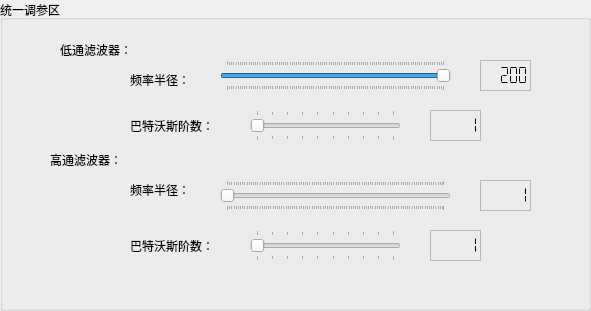
              <widget class="QGroupBox" name="groupBox_3">
               <property name="minimumSize">
                <size>
                 <width>591</width>
                 <height>311</height>
                </size>
               </property>
               <property name="title">
                <string>统一调参区</string>
               </property>
               <widget class="QSlider" name="SL_34">
                <property name="geometry">
                 <rect>
                  <x>250</x>
                  <y>230</y>
                  <width>151</width>
                  <height>31</height>
                 </rect>
                </property>
                <property name="sizePolicy">
                 <sizepolicy hsizetype="Preferred" vsizetype="Preferred">
                  <horstretch>0</horstretch>
                  <verstretch>0</verstretch>
                 </sizepolicy>
                </property>
                <property name="cursor">
                 <cursorShape>UpArrowCursor</cursorShape>
                </property>
                <property name="minimum">
                 <number>1</number>
                </property>
                <property name="maximum">
                 <number>10</number>
                </property>
                <property name="sliderPosition">
                 <number>1</number>
                </property>
                <property name="orientation">
                 <enum>Qt::Horizontal</enum>
                </property>
                <property name="tickPosition">
                 <enum>QSlider::TicksBothSides</enum>
                </property>
                <property name="tickInterval">
                 <number>1</number>
                </property>
               </widget>
               <widget class="QLabel" name="LB_7">
                <property name="geometry">
                 <rect>
                  <x>130</x>
                  <y>180</y>
                  <width>81</width>
                  <height>20</height>
                 </rect>
                </property>
                <property name="sizePolicy">
                 <sizepolicy hsizetype="Preferred" vsizetype="Preferred">
                  <horstretch>0</horstretch>
                  <verstretch>0</verstretch>
                 </sizepolicy>
                </property>
                <property name="minimumSize">
                 <size>
                  <width>45</width>
                  <height>16</height>
                 </size>
                </property>
                <property name="text">
                 <string>频率半径：</string>
                </property>
               </widget>
               <widget class="QLCDNumber" name="LC_34">
                <property name="geometry">
                 <rect>
                  <x>430</x>
                  <y>230</y>
                  <width>51</width>
                  <height>31</height>
                 </rect>
                </property>
                <property name="font">
                 <font>
                  <pointsize>20</pointsize>
                  <weight>75</weight>
                  <bold>true</bold>
                 </font>
                </property>
                <property name="styleSheet">
                 <string notr="true">color: rgb(0, 0, 0);</string>
                </property>
                <property name="frameShape">
                 <enum>QFrame::StyledPanel</enum>
                </property>
                <property name="lineWidth">
                 <number>5</number>
                </property>
                <property name="midLineWidth">
                 <number>5</number>
                </property>
                <property name="mode">
                 <enum>QLCDNumber::Dec</enum>
                </property>
                <property name="segmentStyle">
                 <enum>QLCDNumber::Flat</enum>
                </property>
                <property name="intValue" stdset="0">
                 <number>1</number>
                </property>
               </widget>
               <widget class="QSlider" name="SL_31">
                <property name="geometry">
                 <rect>
                  <x>220</x>
                  <y>60</y>
                  <width>231</width>
                  <height>31</height>
                 </rect>
                </property>
                <property name="sizePolicy">
                 <sizepolicy hsizetype="Preferred" vsizetype="Preferred">
                  <horstretch>0</horstretch>
                  <verstretch>0</verstretch>
                 </sizepolicy>
                </property>
                <property name="cursor">
                 <cursorShape>UpArrowCursor</cursorShape>
                </property>
                <property name="minimum">
                 <number>0</number>
                </property>
                <property name="maximum">
                 <number>200</number>
                </property>
                <property name="value">
                 <number>200</number>
                </property>
                <property name="sliderPosition">
                 <number>200</number>
                </property>
                <property name="orientation">
                 <enum>Qt::Horizontal</enum>
                </property>
                <property name="tickPosition">
                 <enum>QSlider::TicksBothSides</enum>
                </property>
                <property name="tickInterval">
                 <number>2</number>
                </property>
               </widget>
               <widget class="QSlider" name="SL_32">
                <property name="geometry">
                 <rect>
                  <x>250</x>
                  <y>110</y>
                  <width>151</width>
                  <height>31</height>
                 </rect>
                </property>
                <property name="sizePolicy">
                 <sizepolicy hsizetype="Preferred" vsizetype="Preferred">
                  <horstretch>0</horstretch>
                  <verstretch>0</verstretch>
                 </sizepolicy>
                </property>
                <property name="cursor">
                 <cursorShape>UpArrowCursor</cursorShape>
                </property>
                <property name="minimum">
                 <number>1</number>
                </property>
                <property name="maximum">
                 <number>10</number>
                </property>
                <property name="pageStep">
                 <number>1</number>
                </property>
                <property name="value">
                 <number>1</number>
                </property>
                <property name="sliderPosition">
                 <number>1</number>
                </property>
                <property name="orientation">
                 <enum>Qt::Horizontal</enum>
                </property>
                <property name="tickPosition">
                 <enum>QSlider::TicksBothSides</enum>
                </property>
                <property name="tickInterval">
                 <number>1</number>
                </property>
               </widget>
               <widget class="QLCDNumber" name="LC_32">
                <property name="geometry">
                 <rect>
                  <x>430</x>
                  <y>110</y>
                  <width>51</width>
                  <height>31</height>
                 </rect>
                </property>
                <property name="font">
                 <font>
                  <pointsize>20</pointsize>
                  <weight>75</weight>
                  <bold>true</bold>
                 </font>
                </property>
                <property name="styleSheet">
                 <string notr="true">color: rgb(0, 0, 0);</string>
                </property>
                <property name="frameShape">
                 <enum>QFrame::StyledPanel</enum>
                </property>
                <property name="lineWidth">
                 <number>5</number>
                </property>
                <property name="midLineWidth">
                 <number>5</number>
                </property>
                <property name="mode">
                 <enum>QLCDNumber::Dec</enum>
                </property>
                <property name="segmentStyle">
                 <enum>QLCDNumber::Flat</enum>
                </property>
                <property name="intValue" stdset="0">
                 <number>1</number>
                </property>
               </widget>
               <widget class="QLCDNumber" name="LC_33">
                <property name="geometry">
                 <rect>
                  <x>480</x>
                  <y>180</y>
                  <width>51</width>
                  <height>31</height>
                 </rect>
                </property>
                <property name="font">
                 <font>
                  <pointsize>20</pointsize>
                  <weight>75</weight>
                  <bold>true</bold>
                 </font>
                </property>
                <property name="styleSheet">
                 <string notr="true">color: rgb(0, 0, 0);</string>
                </property>
                <property name="frameShape">
                 <enum>QFrame::StyledPanel</enum>
                </property>
                <property name="lineWidth">
                 <number>5</number>
                </property>
                <property name="midLineWidth">
                 <number>5</number>
                </property>
                <property name="mode">
                 <enum>QLCDNumber::Dec</enum>
                </property>
                <property name="segmentStyle">
                 <enum>QLCDNumber::Flat</enum>
                </property>
                <property name="intValue" stdset="0">
                 <number>1</number>
                </property>
               </widget>
               <widget class="QLCDNumber" name="LC_31">
                <property name="geometry">
                 <rect>
                  <x>480</x>
                  <y>60</y>
                  <width>51</width>
                  <height>31</height>
                 </rect>
                </property>
                <property name="font">
                 <font>
                  <pointsize>20</pointsize>
                  <weight>75</weight>
                  <bold>true</bold>
                 </font>
                </property>
                <property name="styleSheet">
                 <string notr="true">color: rgb(0, 0, 0);</string>
                </property>
                <property name="frameShape">
                 <enum>QFrame::StyledPanel</enum>
                </property>
                <property name="lineWidth">
                 <number>5</number>
                </property>
                <property name="midLineWidth">
                 <number>5</number>
                </property>
                <property name="mode">
                 <enum>QLCDNumber::Dec</enum>
                </property>
                <property name="segmentStyle">
                 <enum>QLCDNumber::Flat</enum>
                </property>
                <property name="intValue" stdset="0">
                 <number>200</number>
                </property>
               </widget>
               <widget class="QLabel" name="label_2">
                <property name="geometry">
                 <rect>
                  <x>130</x>
                  <y>230</y>
                  <width>111</width>
                  <height>31</height>
                 </rect>
                </property>
                <property name="text">
                 <string>巴特沃斯阶数：</string>
                </property>
               </widget>
               <widget class="QLabel" name="LB_5">
                <property name="geometry">
                 <rect>
                  <x>60</x>
                  <y>40</y>
                  <width>101</width>
                  <height>20</height>
                 </rect>
                </property>
                <property name="sizePolicy">
                 <sizepolicy hsizetype="Preferred" vsizetype="Preferred">
                  <horstretch>0</horstretch>
                  <verstretch>0</verstretch>
                 </sizepolicy>
                </property>
                <property name="minimumSize">
                 <size>
                  <width>45</width>
                  <height>16</height>
                 </size>
                </property>
                <property name="text">
                 <string>低通滤波器：</string>
                </property>
               </widget>
               <widget class="QSlider" name="SL_33">
                <property name="geometry">
                 <rect>
                  <x>220</x>
                  <y>180</y>
                  <width>231</width>
                  <height>31</height>
                 </rect>
                </property>
                <property name="sizePolicy">
                 <sizepolicy hsizetype="Preferred" vsizetype="Preferred">
                  <horstretch>0</horstretch>
                  <verstretch>0</verstretch>
                 </sizepolicy>
                </property>
                <property name="cursor">
                 <cursorShape>UpArrowCursor</cursorShape>
                </property>
                <property name="minimum">
                 <number>1</number>
                </property>
                <property name="maximum">
                 <number>200</number>
                </property>
                <property name="value">
                 <number>1</number>
                </property>
                <property name="sliderPosition">
                 <number>1</number>
                </property>
                <property name="orientation">
                 <enum>Qt::Horizontal</enum>
                </property>
                <property name="tickPosition">
                 <enum>QSlider::TicksBothSides</enum>
                </property>
                <property name="tickInterval">
                 <number>2</number>
                </property>
               </widget>
               <widget class="QLabel" name="LB_6">
                <property name="geometry">
                 <rect>
                  <x>50</x>
                  <y>150</y>
                  <width>101</width>
                  <height>20</height>
                 </rect>
                </property>
                <property name="sizePolicy">
                 <sizepolicy hsizetype="Preferred" vsizetype="Preferred">
                  <horstretch>0</horstretch>
                  <verstretch>0</verstretch>
                 </sizepolicy>
                </property>
                <property name="minimumSize">
                 <size>
                  <width>45</width>
                  <height>16</height>
                 </size>
                </property>
                <property name="text">
                 <string>高通滤波器：</string>
                </property>
               </widget>
               <widget class="QLabel" name="label">
                <property name="geometry">
                 <rect>
                  <x>130</x>
                  <y>110</y>
                  <width>111</width>
                  <height>31</height>
                 </rect>
                </property>
                <property name="text">
                 <string>巴特沃斯阶数：</string>
                </property>
               </widget>
               <widget class="QLabel" name="LB_8">
                <property name="geometry">
                 <rect>
                  <x>130</x>
                  <y>70</y>
                  <width>71</width>
                  <height>20</height>
                 </rect>
                </property>
                <property name="sizePolicy">
                 <sizepolicy hsizetype="Preferred" vsizetype="Preferred">
                  <horstretch>0</horstretch>
                  <verstretch>0</verstretch>
                 </sizepolicy>
                </property>
                <property name="minimumSize">
                 <size>
                  <width>45</width>
                  <height>16</height>
                 </size>
                </property>
                <property name="text">
                 <string>频率半径：</string>
                </property>
               </widget>
              </widget>
